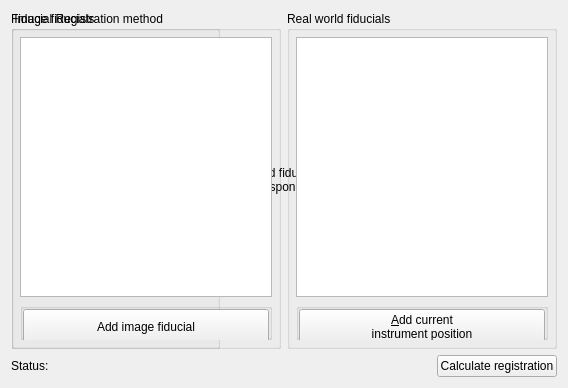
<?xml version="1.0" encoding="UTF-8"?>
<ui version="4.0">
 <class>QmitkMaxillofacialRegistrationWidget</class>
 <widget class="QWidget" name="QmitkMaxillofacialRegistrationWidget">
  <property name="geometry">
   <rect>
    <x>0</x>
    <y>0</y>
    <width>568</width>
    <height>388</height>
   </rect>
  </property>
  <property name="sizePolicy">
   <sizepolicy hsizetype="Expanding" vsizetype="Expanding">
    <horstretch>0</horstretch>
    <verstretch>0</verstretch>
   </sizepolicy>
  </property>
  <property name="windowTitle">
   <string>Form</string>
  </property>
  <layout class="QGridLayout" name="gridLayout">
   <item row="0" column="0">
    <widget class="QGroupBox" name="m_gbFiducialRegistration">
     <property name="title">
      <string>Fiducial Registration method</string>
     </property>
     <layout class="QHBoxLayout" name="horizontalLayout">
      <item>
       <widget class="QRadioButton" name="m_rbStaticRegistration">
        <property name="enabled">
         <bool>true</bool>
        </property>
        <property name="text">
         <string>Static</string>
        </property>
        <property name="checked">
         <bool>true</bool>
        </property>
       </widget>
      </item>
      <item>
       <widget class="QRadioButton" name="m_rbContinousRegistration">
        <property name="enabled">
         <bool>true</bool>
        </property>
        <property name="text">
         <string>Hybrid Continuous</string>
        </property>
        <property name="checked">
         <bool>false</bool>
        </property>
       </widget>
      </item>
     </layout>
    </widget>
   </item>
   <item row="0" column="1">
    <widget class="QCheckBox" name="m_UseICPRegistration">
     <property name="minimumSize">
      <size>
       <width>0</width>
       <height>40</height>
      </size>
     </property>
     <property name="toolTip">
      <string>&lt;html&gt;&lt;head/&gt;&lt;body&gt;&lt;p&gt;Find fiducial correspondences (needs 6+ fiducial pairs)&lt;/p&gt;&lt;/body&gt;&lt;/html&gt;</string>
     </property>
     <property name="text">
      <string>    Find fiducial
 correspondences</string>
     </property>
    </widget>
   </item>
 
   <item row="0" column="0" colspan="3">
    <layout class="QHBoxLayout" name="horizontalLayout_4">
     <item>
      <widget class="QGroupBox" name="sourceLandmarksGroupBox">
       <property name="sizePolicy">
        <sizepolicy hsizetype="Expanding" vsizetype="Expanding">
         <horstretch>0</horstretch>
         <verstretch>0</verstretch>
        </sizepolicy>
       </property>
       <property name="title">
        <string> Image fiducials</string>
       </property>
       <layout class="QVBoxLayout" name="verticalLayout">
        <property name="margin">
         <number>6</number>
        </property>
        <item>
         <widget class="QmitkPointListWidget" name="m_RegistrationImagePoints">
          <property name="sizePolicy">
           <sizepolicy hsizetype="Expanding" vsizetype="Expanding">
            <horstretch>0</horstretch>
            <verstretch>0</verstretch>
           </sizepolicy>
          </property>
         </widget>
        </item>
        <item>
         <widget class="QGroupBox" name="m_spaceHolderGroupBox">
          <property name="sizePolicy">
           <sizepolicy hsizetype="Preferred" vsizetype="Fixed">
            <horstretch>0</horstretch>
            <verstretch>0</verstretch>
           </sizepolicy>
          </property>
          <property name="minimumSize">
           <size>
            <width>0</width>
            <height>37</height>
           </size>
          </property>
          <property name="maximumSize">
           <size>
            <width>16777215</width>
            <height>37</height>
           </size>
          </property>
          <property name="title">
           <string/>
          </property>
          <property name="alignment">
           <set>Qt::AlignCenter</set>
          </property>
          <property name="flat">
           <bool>false</bool>
          </property>
          <layout class="QHBoxLayout" name="horizontalLayout_2">
           <property name="spacing">
            <number>0</number>
           </property>
           <property name="margin">
            <number>0</number>
           </property>
           <item>
            <widget class="QPushButton" name="m_AddImageFiducialBtn">
             <property name="sizePolicy">
              <sizepolicy hsizetype="Expanding" vsizetype="Fixed">
               <horstretch>0</horstretch>
               <verstretch>0</verstretch>
              </sizepolicy>
             </property>
             <property name="minimumSize">
              <size>
               <width>0</width>
               <height>35</height>
              </size>
             </property>
             <property name="text">
              <string>Add image fiducial</string>
             </property>
            </widget>
           </item>
          </layout>
         </widget>
        </item>
       </layout>
      </widget>
     </item>
     <item>
      <widget class="QGroupBox" name="targetLandmarksGroupBox">
       <property name="sizePolicy">
        <sizepolicy hsizetype="Expanding" vsizetype="Expanding">
         <horstretch>0</horstretch>
         <verstretch>0</verstretch>
        </sizepolicy>
       </property>
       <property name="title">
        <string>Real world fiducials </string>
       </property>
       <layout class="QVBoxLayout" name="verticalLayout_2">
        <property name="margin">
         <number>6</number>
        </property>
        <item>
         <widget class="QmitkPointListWidget" name="m_RegistrationTrackingPoints">
          <property name="sizePolicy">
           <sizepolicy hsizetype="Expanding" vsizetype="Expanding">
            <horstretch>0</horstretch>
            <verstretch>0</verstretch>
           </sizepolicy>
          </property>
         </widget>
        </item>
        <item>
         <widget class="QGroupBox" name="m_spaceHolderGroupBox2">
          <property name="sizePolicy">
           <sizepolicy hsizetype="Preferred" vsizetype="Fixed">
            <horstretch>0</horstretch>
            <verstretch>0</verstretch>
           </sizepolicy>
          </property>
          <property name="minimumSize">
           <size>
            <width>0</width>
            <height>37</height>
           </size>
          </property>
          <property name="maximumSize">
           <size>
            <width>16777215</width>
            <height>37</height>
           </size>
          </property>
          <property name="title">
           <string/>
          </property>
          <property name="alignment">
           <set>Qt::AlignCenter</set>
          </property>
          <property name="flat">
           <bool>false</bool>
          </property>
          <layout class="QHBoxLayout" name="horizontalLayout_3">
           <property name="spacing">
            <number>0</number>
           </property>
           <property name="margin">
            <number>0</number>
           </property>
           <item>
            <widget class="QPushButton" name="m_AddTrackingFiducialBtn">
             <property name="sizePolicy">
              <sizepolicy hsizetype="Expanding" vsizetype="Fixed">
               <horstretch>0</horstretch>
               <verstretch>0</verstretch>
              </sizepolicy>
             </property>
             <property name="minimumSize">
              <size>
               <width>0</width>
               <height>35</height>
              </size>
             </property>
             <property name="text">
              <string>&amp;Add current
instrument position</string>
             </property>
            </widget>
           </item>
          </layout>
         </widget>
        </item>
       </layout>
      </widget>
     </item>
    </layout>
   </item>
   <item row="1" column="0" colspan="3">
    <layout class="QHBoxLayout" name="horizontalLayout_5">
     <item>
      <widget class="QLabel" name="statusLabel">
       <!--<property name="sizePolicy">
        <sizepolicy hsizetype="Fixed" vsizetype="Fixed">
         <horstretch>0</horstretch>
         <verstretch>0</verstretch>
        </sizepolicy>
       </property>-->
       <property name="text">
        <string>Status:</string>
       </property>
        <!--
        <property name="alignment">
        <set>Qt::AlignLeading|Qt::AlignLeft|Qt::AlignTop</set>
       </property>-->
      </widget>
     </item>
     <item>
      <widget class="QLabel" name="m_RegistrationQualityDisplay">
       <property name="text">
        <string/>
       </property>
       <!--<property name="alignment">
        <set>Qt::AlignCenter</set>
       </property>-->
      </widget>
     </item>
      <item>
        <widget class="QPushButton" name="m_RegisterFiducialsBtn">
         <!-- <property name="sizePolicy">
            <sizepolicy hsizetype="Expanding" vsizetype="Fixed">
              <horstretch>0</horstretch>
              <verstretch>0</verstretch>
            </sizepolicy>
          </property>-->
          <property name="maximumSize">
            <size>
              <width>120</width>
              <height>70</height>
            </size>
          </property>
          <property name="text">
            <string>Calculate registration</string>
          </property>
        </widget>
      </item>
    </layout>
   </item>
  </layout>
  <zorder>m_RegisterFiducialsBtn</zorder>
  <zorder>m_UseICPRegistration</zorder>
  <zorder>m_gbFiducialRegistration</zorder>
 </widget>
 <customwidgets>
  <customwidget>
   <class>QmitkPointListWidget</class>
   <extends>QListWidget</extends>
   <header>QmitkPointListWidget.h</header>
  </customwidget>
 </customwidgets>
 <resources/>
 <connections/>
</ui>
